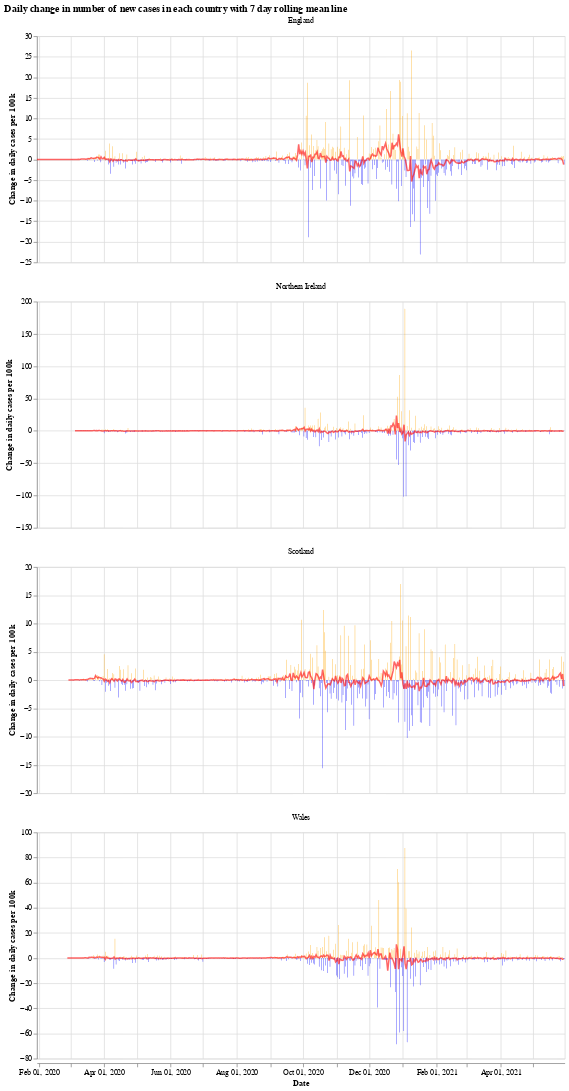

Write notebook code for a chart like this one.
### Markdown cell above
We will use the Python library `Altair` for visualising the data, see the [altair docs](https://altair-viz.github.io/) for more information.

First we have a graph which shows the daily change in the number of new cases for each country. This number jumps up and down all over the place, which is likely due to delay in reporting of new cases over the weekend. Another interesting thing is that it looks like the daily cases in Wales experienced a much shorter period of calm over the summer (calm in the sense of daily cases not jumping up and down).

The orange bars are days when the number of new cases (per 100k population) was more than the previous day, while the blue are days when the number of new cases dropped. The red line is the 7 day moving average. 

When the moving average line is below 0, it means that there is a consistent drop in new cases. We can see this clearly happening around the times that lockdowns were introduced (though, to varying degrees). I will update the graphs soon with a marker of when each lockdown started.

### Code cell
# collapse
import altair as alt

bars = alt.Chart(uk_cases).mark_bar().encode(
    x=alt.X("yearmonthdate(date):T", axis=alt.Axis(title='Date')),
    y=alt.Y("casesChangeRate:Q", axis=alt.Axis(title='Change in daily cases per 100k')),
    tooltip='casesChange',
    color=alt.condition(
        alt.datum.casesChangeRate > 0,
        alt.value("orange"),  # The positive color
        alt.value("blue")  # The negative color
    )
).properties(title='Daily change in number of new cases with 7 day rolling mean',width=700).interactive()

line = alt.Chart(uk_cases).mark_line(
    color='red',
    size=2,
    opacity=0.6
).transform_window(
    rolling_mean='mean(casesChangeRate)',
    frame=[0, 7],
    groupby=['areaName']
).encode(
    x='yearmonthdate(date):T',
    y='rolling_mean:Q'
)

alt.layer(bars, line, data=uk_cases).facet(alt.Column(
    'areaName', title=''), columns=1).resolve_scale(y='independent').properties(title='Daily change in number of new cases in each country with 7 day rolling mean line')

### Figure 1 — Vega-Lite specification as saved in the notebook (floating-point values rounded to 4 significant figures; data arrays with more than 128 entries replaced by an {"elided": "..."} marker saying what was removed)
{"config": {"view": {"continuousWidth": 400, "continuousHeight": 300}}, "data": {"name": "data-daaeb8c724718c518f91731a12430f5b"}, "facet": {"type": "nominal", "field": "areaName", "title": ""}, "spec": {"layer": [{"mark": "bar", "encoding": {"color": {"condition": {"value": "orange", "test": "(datum.casesChangeRate > 0)"}, "value": "blue"}, "tooltip": {"type": "quantitative", "field": "casesChange"}, "x": {"type": "temporal", "axis": {"title": "Date"}, "field": "date", "timeUnit": "yearmonthdate"}, "y": {"type": "quantitative", "axis": {"title": "Change in daily cases per 100k"}, "field": "casesChangeRate"}}, "selection": {"selector001": {"type": "interval", "bind": "scales", "encodings": ["x", "y"]}}, "title": "Daily change in number of new cases with 7 day rolling mean", "width": 700}, {"mark": {"type": "line", "color": "red", "opacity": 0.6, "size": 2}, "encoding": {"x": {"type": "temporal", "field": "date", "timeUnit": "yearmonthdate"}, "y": {"type": "quantitative", "field": "rolling_mean"}}, "transform": [{"window": [{"op": "mean", "field": "casesChangeRate", "as": "rolling_mean"}], "frame": [0, 7], "groupby": ["areaName"]}]}]}, "columns": 1, "resolve": {"scale": {"y": "independent"}}, "title": "Daily change in number of new cases in each country with 7 day rolling mean line", "$schema": "https://vega.github.io/schema/vega-lite/v4.8.1.json", "datasets": {"data-daaeb8c724718c518f91731a12430f5b": {"elided": "1852 records"}}}
